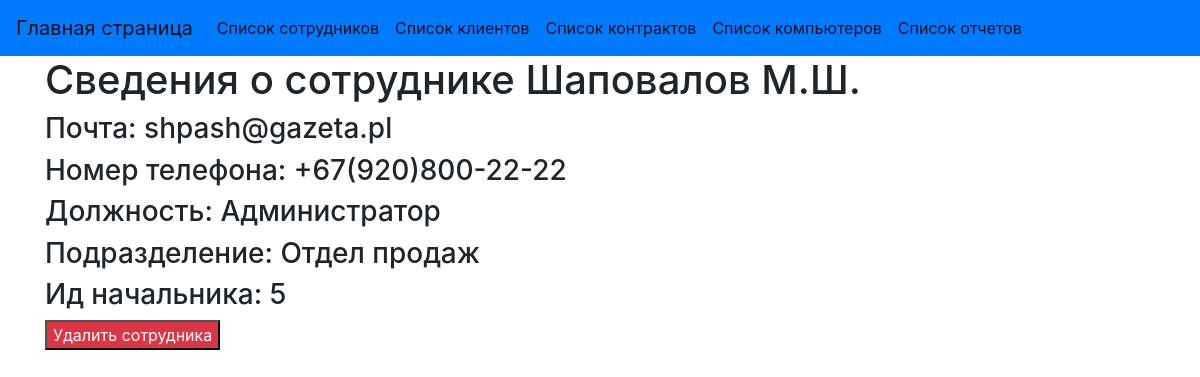
Screenshot of /employees/1 with the database file from the repository.
### tables this page shows
CREATE TABLE Employees (
    id INTEGER PRIMARY KEY AUTOINCREMENT,
    name TEXT NOT NULL,
    email TEXT NOT NULL,
    phone_number TEXT NOT NULL,
    position TEXT NOT NULL,
    department TEXT NOT NULL,
    chief_id INTEGER
);

### app.py (the view)
@app.route('/employees/<int:employee_id>')
def one_employee(employee_id):
    conn = get_db_connection('database.db')
    employee = conn.execute('SELECT * FROM Employees').fetchall()[employee_id]
    conn.close()
    return render_template("one_employee.html", employee=employee)

### app.py (called while the page is built)
def get_db_connection(db_name):
    conn = sqlite3.connect(db_name)
    conn.row_factory = sqlite3.Row
    return conn

### templates/one_employee.html
{% extends 'base.html' %}
{% block content %}
<h1>{% block title %} Сведения о сотруднике {{ employee['name'] }} {% endblock %}</h1>
<div>
    <h3>Почта: {{employee['email']}}</h3>
    <h3>Номер телефона: {{employee['phone_number']}}</h3>
    <h3>Должность: {{employee['position']}}</h3>
    <h3>Подразделение: {{employee['department']}}</h3>
    <h3>Ид начальника: {{employee['chief_id']}}</h3>
</div>
<form method="POST">
    <button class="bg-danger" onclick="" >
        <a style="color: white;" href="{{ url_for('remove_row', table='employees', row_id=employee['id']) }}">Удалить сотрудника</a>
    </button>
</form>
{% endblock %}

### rows the page displays
Employees: name "Шаповалов М.Ш.", email "shpash@gazeta.pl", phone_number "+67(920)800-22-22", position "Администратор", department "Отдел продаж", chief_id "5"
